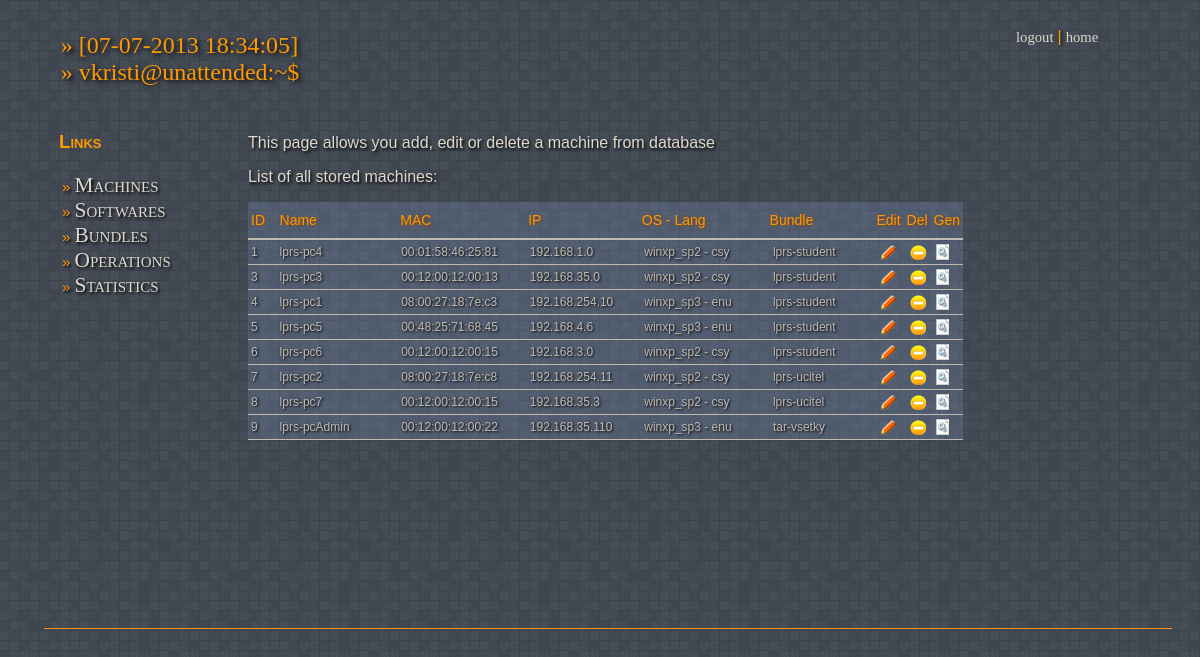
Screenshot of /man_ma.php with the database file from the repository.
### tables this page shows
CREATE TABLE IF NOT EXISTS `machines` (
  `idmachine` int(3) NOT NULL AUTO_INCREMENT,
  `name` varchar(25) NOT NULL,
  `mac` varchar(12) NOT NULL,
  `ip` varchar(15) NOT NULL,
  `os` int(3) NOT NULL,
  `bundle` int(3) NOT NULL,
  PRIMARY KEY (`idmachine`)
);

CREATE TABLE IF NOT EXISTS `os` (
  `idos` int(2) NOT NULL AUTO_INCREMENT,
  `name` varchar(20) NOT NULL,
  `inspallpath` varchar(255) NOT NULL,
  `lang` int(3) NOT NULL,
  PRIMARY KEY (`idos`)
);

CREATE TABLE IF NOT EXISTS `lang` (
  `idlang` int(3) NOT NULL AUTO_INCREMENT,
  `language` varchar(3) NOT NULL,
  PRIMARY KEY (`idlang`)
);

CREATE TABLE IF NOT EXISTS `bundle` (
  `idbundle` int(2) NOT NULL AUTO_INCREMENT,
  `name` varchar(20) NOT NULL,
  PRIMARY KEY (`idbundle`)
);

### add/functions.php (called while the page is built, shortened)
<?php
function addSepare($mac, $separator = ':')
{
  return join($separator, str_split($mac, 2));
}
?>

### man_ma.php (the view, shortened to what this page needs)
<?php
require('add/connect.php');
require('add/functions.php');
require('add/body_top.php');
?>
  <div id="stred">
   <p>This page allows you add, edit or delete a machine from database</p>
   <p>List of all stored machines:</p>
<div id="tabule1">
<table id="hor-minimalist-b"  >
  <thead>
    <tr>
      <th scope="col" style="width:4%;">ID</th>
      <th scope="col" style="width:17%;">Name</th>
      <th scope="col" style="width:18%;">MAC</th>
      <th scope="col" style="width:16%;">IP</th>
      <th scope="col" style="width:18%;">OS - Lang</th>
      <th scope="col" style="width:15%;">Bundle</th>
      <th scope="col" style="width:27px;">Edit</th>
      <th scope="col" style="width:22px;">Del</th>
      <th scope="col" style="width:28px;">Gen</th>
    </tr>
  </thead>
</table>
</div>
<div id="tabule">
<table id="hor-minimalist-b"  >
  <tbody>
  <?php
$result = $dat->query("select machines.idmachine, machines.name, machines.mac, machines.ip, os.name as os, bundle.name as bundle, lang.language from machines, os, bundle, lang where machines.os=os.idos and machines.bundle=bundle.idbundle and os.lang=lang.idlang order by idmachine");
$num_results = $result->num_rows;
for ($i=0; $i <$num_results; $i++)
  { $row = $result->fetch_assoc();
    $mac = addSepare($row['mac']);
    echo "<tr>";
    echo "<td style=\"width:4%;\">".$row['idmachine']."</td>";
    echo "<td style=\"width:17%;\">".$row['name']."</td>";
    echo "<td style=\"width:18%;\">".$mac."</td>";
    echo "<td style=\"width:16%;\">".$row['ip']."</td>";
    echo "<td style=\"width:18%;\">".$row['os']." - ".$row['language']."</td>";
    echo "<td style=\"width:15%;\">".$row['bundle']."</td>";
    echo "<form ACTION=\"crea.php\" METHOD=\"post\">";
    echo "<td style=\"width:27px;\"><input type=\"image\" src=images/ceruzka16x15.png></td>";
    echo "</form>";
    echo "<form ACTION=\"del.php\" METHOD=\"post\">";
    echo "<td style=\"width:22px;\"><input type=\"image\" src=images/delete.png></td>";
    echo "</form>";
    echo "<form ACTION=\"gen_conf_save.php\" METHOD=\"post\">";
    echo "<td style=\"width:28px;\"><input type=\"image\" src=images/config.png></td>";
    echo "</form>";
    echo "</tr>";
  }
?>
  </tbody>
</table>
</div>
</div>
  <?php
require('add/body_btm.php');
 ?>

### css/css.css (style rules this page uses)
body { background-image: url("../images/grey.png"); -webkit-font-smoothing: antialiased; overflow: scroll; overflow-x: hidden; }
p, ul, ol, td, span { font-family: "Lucida Grande", "Lucida Sans Unicode", "Trebuchet MS", sans-serif; color: #c0bab0; color: rgb(221, 215, 204); text-shadow: 0.1em 0.1em 0.2em black; }
li { color: #FF9900; }
a:link { text-decoration: none; color: rgb(221, 215, 204); font: small-caption; font-family: consolas; font-size: 11pt; }
#lavy ul { list-style: none; padding:5px 0 5px 18px; font-size:15px; }
#lavy ul li:before { content: "\00BB \0020"; color:#FF9900; }
#lavy ul li a { text-transform: capitalize; font-variant: small-caps; font-family: consolas; font-size: 16pt; }
#stred { position: absolute; width: 67%; left: 16%; height: 510px; top: 110px; padding-left: 3em; border-bottom: 1px solid #FF9900; }
#tabule1 { overflow-x: hidden; width: 715px; z-index: 2; }
#tabule { float: left; overflow-x: hidden; height: 350px; width: 715px; z-index: 2; }
#hor-minimalist-b { font-family: "Lucida Sans Unicode", "Lucida Grande", Sans-Serif; font-size: 12px; background: rgb(92, 99, 111); background: rgba(138, 167, 218, 0.21); border-collapse: collapse; text-align: left; }
#hor-minimalist-b th { font-size: 14px; font-weight: normal; color: #F90; text-shadow: 0.1em 0.1em 0.2em saddlebrown; padding: 10px 3px; border-bottom: 2px solid #C0BAB0; }
#hor-minimalist-b td { border-bottom: 1px solid #C0BAB0; color: #C0BAB0; padding: 6px 8px; padding: 4px 3px; }

### rows the page displays
machines: idmachine "1", name "lprs-pc4", mac "00:01:58:46:25:81", ip "192.168.1.0", os.name "winxp_sp2", lang.language "csy", bundle.name "lprs-student"
machines: idmachine "3", name "lprs-pc3", mac "00:12:00:12:00:13", ip "192.168.35.0", os.name "winxp_sp2", lang.language "csy", bundle.name "lprs-student"
machines: idmachine "4", name "lprs-pc1", mac "08:00:27:18:7e:c3", ip "192.168.254.10", os.name "winxp_sp3", lang.language "enu", bundle.name "lprs-student"
machines: idmachine "5", name "lprs-pc5", mac "00:48:25:71:68:45", ip "192.168.4.6", os.name "winxp_sp3", lang.language "enu", bundle.name "lprs-student"
machines: idmachine "6", name "lprs-pc6", mac "00:12:00:12:00:15", ip "192.168.3.0", os.name "winxp_sp2", lang.language "csy", bundle.name "lprs-student"
machines: idmachine "7", name "lprs-pc2", mac "08:00:27:18:7e:c8", ip "192.168.254.11", os.name "winxp_sp2", lang.language "csy", bundle.name "lprs-ucitel"
machines: idmachine "8", name "lprs-pc7", mac "00:12:00:12:00:15", ip "192.168.35.3", os.name "winxp_sp2", lang.language "csy", bundle.name "lprs-ucitel"
machines: idmachine "9", name "lprs-pcAdmin", mac "00:12:00:12:00:22", ip "192.168.35.110", os.name "winxp_sp3", lang.language "enu", bundle.name "tar-vsetky"
